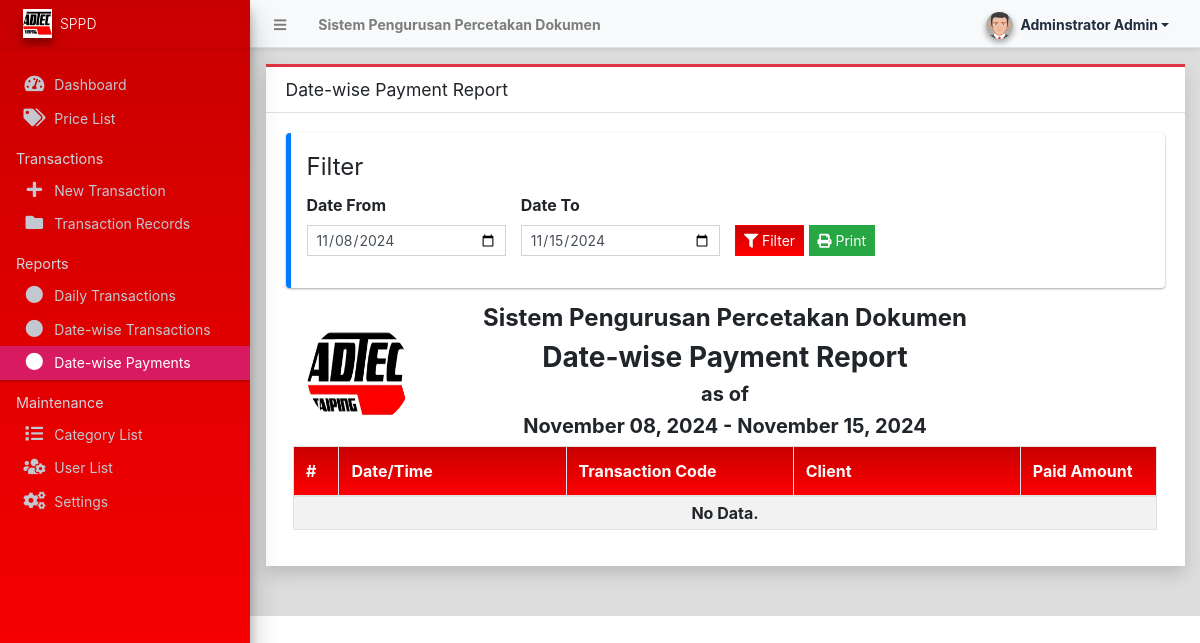
Page /admin/?page=reports/date_wise_payment (signed in) on the earlier database version.
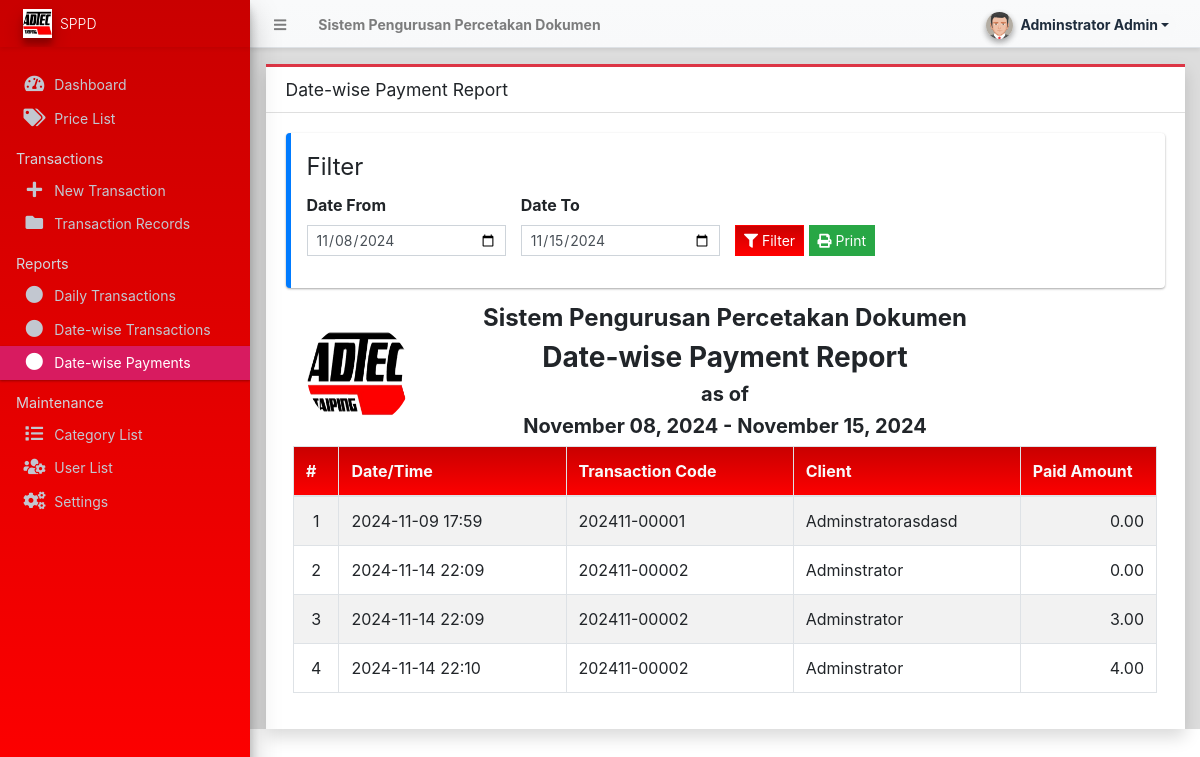
Same page on the later database version.
### tables this page shows
CREATE TABLE IF NOT EXISTS `payment_history` (
  `id` int NOT NULL AUTO_INCREMENT,
  `transaction_id` int NOT NULL,
  `amount` float NOT NULL DEFAULT '0',
  `method` varchar(50) DEFAULT NULL,
  `date_created` datetime NOT NULL DEFAULT CURRENT_TIMESTAMP,
  `date_updated` datetime DEFAULT NULL ON UPDATE CURRENT_TIMESTAMP,
  PRIMARY KEY (`id`),
  KEY `transaction_id` (`transaction_id`)
);

CREATE TABLE IF NOT EXISTS `transaction_list` (
  `id` int NOT NULL AUTO_INCREMENT,
  `code` varchar(100) NOT NULL,
  `user_id` int DEFAULT NULL,
  `client_name` text NOT NULL,
  `client_contact` text NOT NULL,
  `client_address` text NOT NULL,
  `total_amount` float NOT NULL DEFAULT '0',
  `paid_amount` float NOT NULL DEFAULT '0',
  `balance` float NOT NULL DEFAULT '0',
  `payment_status` tinyint(1) NOT NULL DEFAULT '0' COMMENT '0=Unpaid, 1=partially paid, 2= paid',
  `status` tinyint(1) NOT NULL DEFAULT '0' COMMENT '0=pending, 1= On-process, 2= done',
  `date_created` datetime NOT NULL DEFAULT CURRENT_TIMESTAMP,
  `date_updated` datetime DEFAULT NULL ON UPDATE CURRENT_TIMESTAMP,
  PRIMARY KEY (`id`)
);

### config.php (called while the page is built, shortened)
<?php
require_once('classes/DBConnection.php');
require_once('classes/SystemSettings.php');
function validate_image($file){
	if(!empty($file)){
        $ex = explode('?',$file);
        $file = $ex[0];
        $param =  isset($ex[1]) ? '?'.$ex[1]  : '';
		if(is_file(base_app.$file)){
			return base_url.$file.$param;
		}else{
			return base_url.'dist/img/no-image-available.png';
		}
	}else{
		return base_url.'dist/img/no-image-available.png';
	}
}
function isMobileDevice(){
    $aMobileUA = array(
        '/iphone/i' => 'iPhone',
        '/ipod/i' => 'iPod',
        '/ipad/i' => 'iPad',
        '/android/i' => 'Android',
        '/blackberry/i' => 'BlackBerry',
        '/webos/i' => 'Mobile'
    );
    return false;
}
?>

### classes/DBConnection.php (called while the page is built, shortened)
<?php
class DBConnection{
    private $host = DB_SERVER;
    private $username = DB_USERNAME;
    private $password = DB_PASSWORD;
    private $database = DB_NAME;
    public $conn;
    public function __construct(){
        if (!isset($this->conn)) {
            $this->conn = new mysqli($this->host, $this->username, $this->password, $this->database);
        }
    }
}
?>

### classes/SystemSettings.php (called while the page is built, shortened)
<?php
class SystemSettings extends DBConnection{
	function userdata($field = ''){
		if(!empty($field)){
			if(isset($_SESSION['userdata'][$field]))
				return $_SESSION['userdata'][$field];
			else
				return null;
		}else{
			return false;
		}
	}
	function info($field=''){
		if(!empty($field)){
			if(isset($_SESSION['system_info'][$field]))
				return $_SESSION['system_info'][$field];
			else
				return false;
		}else{
			return false;
		}
	}
}
$_settings = new SystemSettings();
?>

### admin/reports/date_wise_payment.php (the view, shortened to what this page needs)
<?php
$from = isset($_GET['from']) ? $_GET['from'] : date("Y-m-d",strtotime(date("Y-m-d")." -1 week"));
$to = isset($_GET['to']) ? $_GET['to'] : date("Y-m-d",strtotime(date("Y-m-d")));
?>
<div class="card card-outline card-red rounded-0 shadow">
	<div class="card-header">
		<h3 class="card-title">Date-wise Payment Report</h3>
	</div>
	<div class="card-body">
		<div class="callout border-primary">
			<fieldset>
				<legend>Filter</legend>
					<form action="" id="filter">
						<div class="row align-items-end">
							<div class="form-group col-md-3">
								<label for="from" class="control-label">Date From</label>
                                <input type="date" name="from" id="from" value="<?= $from ?>" class="form-control form-control-sm rounded-0">
							</div>
							<div class="form-group col-md-3">
								<label for="to" class="control-label">Date To</label>
                                <input type="date" name="to" id="to" value="<?= $to ?>" class="form-control form-control-sm rounded-0">
							</div>
							<div class="form-group col-md-4">
                                <button class="btn btn-primary btn-flat btn-sm"><i class="fa fa-filter"></i> Filter</button>
			                    <button class="btn btn-sm btn-flat btn-success" type="button" id="print"><i class="fa fa-print"></i> Print</button>
							</div>
						</div>
					</form>
			</fieldset>
		</div>
		<div id="outprint">
        <div class="container-fluid">
			<div class="row">
				<div class="col-2 d-flex justify-content-center align-items-center">
					<img src="<?= validate_image($_settings->info('logo')) ?>" class="img-circle" id="sys_logo" alt="System Logo">
				</div>
				<div class="col-8">
					<h4 class="text-center"><b><?= $_settings->info('name') ?></b></h4>
					<h3 class="text-center"><b>Date-wise Payment Report</b></h3>
					<h5 class="text-center"><b>as of</b></h5>
					<h5 class="text-center"><b><?= date("F d, Y", strtotime($from)). " - ".date("F d, Y", strtotime($to)) ?></b></h5>
				</div>
				<div class="col-2"></div>
			</div>
			<table class="table table-bordered table-hover table-striped">
				<colgroup>
					<col width="5%">
					<col width="25%">
					<col width="25%">
					<col width="25%">
					<col width="15%">
				</colgroup>
				<thead>
					<tr class="bg-gradient-red text-light">
						<th>#</th>
						<th>Date/Time</th>
						<th>Transaction Code</th>
						<th>Client</th>
						<th>Paid Amount</th>
					</tr>
				</thead>
				<tbody>
					<?php
						$i = 1;
						$qry = $conn->query("SELECT p.*,t.code, t.client_name from `payment_history` p inner join `transaction_list` t on p.transaction_id = t.id where date(p.date_created) between '{$from}' and '{$to}' order by unix_timestamp(p.date_created) asc ");
						while($row = $qry->fetch_assoc()):
					?>
						<tr>
							<td class="text-center"><?php echo $i++; ?></td>
							<td class=""><?php echo date("Y-m-d H:i",strtotime($row['date_created'])) ?></td>
							<td class=""><p class="m-0"><?php echo $row['code'] ?></p></td>
							<td class=""><p class="m-0"><?php echo $row['client_name'] ?></p></td>
							<td class="text-right"><?= number_format($row['amount'],2) ?></td>
						</tr>
					<?php endwhile; ?>
					<?php if($qry->num_rows <= 0): ?>
						<tr>
							<th class="py-1 text-center" colspan="5">No Data.</th>
						</tr>
					<?php endif; ?>
				</tbody>
			</table>
		</div>
		</div>
	</div>
</div>

### admin/index.php (shortened to what this page needs)
<?php require_once('../config.php'); ?>
 <!DOCTYPE html>
<html lang="en" class="" style="height: auto;">
<?php require_once('inc/header.php') ?>
  <body class="layout-fixed control-sidebar-slide-open layout-navbar-fixed" data-new-gr-c-s-check-loaded="14.991.0" data-gr-ext-installed="" style="height: auto;">
    <div class="wrapper">
     <?php require_once('inc/topBarNav.php') ?>
     <?php require_once('inc/navigation.php') ?>
     <?php $page = isset($_GET['page']) ? $_GET['page'] : 'home';  ?>
      <div class="content-wrapper pt-3" style="min-height: 567.854px;">
        <section class="content ">
          <div class="container-fluid">
            <?php
              if(!file_exists($page.".php") && !is_dir($page)){
                  include '404.html';
              }else{
                if(is_dir($page))
                  include $page.'/index.php';
                else
                  include $page.'.php';
              }
            ?>
          </div>
        </section>
      </div>
      <?php require_once('inc/footer.php') ?>
  </body>
</html>

### admin/inc/header.php (shortened to what this page needs)
<head>
    <link rel="stylesheet" href="<?php echo base_url ?>plugins/fontawesome-free/css/all.min.css">
    <link rel="stylesheet" href="<?php echo base_url ?>plugins/tempusdominus-bootstrap-4/css/tempusdominus-bootstrap-4.min.css">
  <link rel="stylesheet" href="<?php echo base_url ?>plugins/datatables-bs4/css/dataTables.bootstrap4.min.css">
  <link rel="stylesheet" href="<?php echo base_url ?>plugins/datatables-responsive/css/responsive.bootstrap4.min.css">
  <link rel="stylesheet" href="<?php echo base_url ?>plugins/datatables-buttons/css/buttons.bootstrap4.min.css">
  <link rel="stylesheet" href="<?php echo base_url ?>plugins/select2/css/select2.min.css">
  <link rel="stylesheet" href="<?php echo base_url ?>plugins/select2-bootstrap4-theme/select2-bootstrap4.min.css">
    <link rel="stylesheet" href="<?php echo base_url ?>plugins/icheck-bootstrap/icheck-bootstrap.min.css">
    <link rel="stylesheet" href="<?php echo base_url ?>plugins/jqvmap/jqvmap.min.css">
    <link rel="stylesheet" href="<?php echo base_url ?>plugins/fullcalendar/main.css">
    <link rel="stylesheet" href="<?php echo base_url ?>dist/css/adminlte.css">
    <link rel="stylesheet" href="<?php echo base_url ?>dist/css/custom.css">
    <link rel="stylesheet" href="<?php echo base_url ?>plugins/overlayScrollbars/css/OverlayScrollbars.min.css">
    <link rel="stylesheet" href="<?php echo base_url ?>plugins/daterangepicker/daterangepicker.css">
    <link rel="stylesheet" href="<?php echo base_url ?>plugins/summernote/summernote-bs4.min.css">
  <link rel="stylesheet" href="<?php echo base_url ?>plugins/sweetalert2-theme-bootstrap-4/bootstrap-4.min.css">
  </head>

### admin/inc/topBarNav.php (shortened to what this page needs)
<nav class="main-header navbar navbar-expand navbar-light border-top-0  border-left-0 border-right-0 text-sm shadow-sm bg-gradient-light">
  <ul class="navbar-nav">
    <li class="nav-item">
    <a class="nav-link" data-widget="pushmenu" href="#" role="button"><i class="fas fa-bars"></i></a>
    </li>
    <li class="nav-item d-none d-sm-inline-block">
      <a href="<?php echo base_url ?>" class="nav-link"><b><?php echo (!isMobileDevice()) ? $_settings->info('name'):$_settings->info('short_name'); ?></b></a>
    </li>
  </ul>
  <ul class="navbar-nav ml-auto">
    <li class="nav-item">
      <div class="btn-group nav-link">
            <button type="button" class="btn btn-rounded badge badge-light dropdown-toggle dropdown-icon" data-toggle="dropdown">
              <span><img src="<?php echo validate_image($_settings->userdata('avatar')) ?>" class="img-circle elevation-2 user-img" alt="User Image"></span>
              <span class="ml-3"><?php echo ucwords($_settings->userdata('firstname').' '.$_settings->userdata('lastname')) ?></span>
            </button>
        </div>
    </li>
  </ul>
</nav>

### admin/inc/navigation.php (shortened to what this page needs)
<aside class="main-sidebar sidebar-dark-maroon elevation-4 sidebar-no-expand bg-gradient-red">
  <a href="<?php echo base_url ?>admin" class="brand-link bg-transparent text-sm border-0 shadow-sm">
  <img src="<?php echo validate_image($_settings->info('logo'))?>" alt="Store Logo" class="brand-image elevation-3 bg-white" style="width: 1.8rem;height: 1.8rem;max-height: unset;object-fit:scale-down;object-position:center center">
  <span class="brand-text font-weight-light"><?php echo $_settings->info('short_name') ?></span>
  </a>
  <div class="sidebar os-host os-theme-light os-host-overflow os-host-overflow-y os-host-resize-disabled os-host-transition os-host-scrollbar-horizontal-hidden">
    <div class="os-content-glue" style="margin: 0px -8px; width: 249px; height: 646px;"></div>
    <div class="os-padding">
      <div class="os-viewport os-viewport-native-scrollbars-invisible" style="overflow-y: scroll;">
        <div class="os-content" style="padding: 0px 8px; height: 100%; width: 100%;">
          <nav class="mt-4">
             <ul class="nav nav-pills nav-sidebar flex-column text-sm nav-compact nav-flat nav-child-indent nav-collapse-hide-child" data-widget="treeview" role="menu" data-accordion="false">
              <li class="nav-item dropdown">
                <a href="./" class="nav-link nav-home">
                  <i class="nav-icon fas fa-tachometer-alt"></i>
                  <p>
                    Dashboard
                  </p>
                </a>
              </li>
              <li class="nav-item">
                <a href="<?php echo base_url ?>admin/?page=prices" class="nav-link nav-prices">
                  <i class="nav-icon fas fa-tags"></i>
                  <p>
                    Price List
                  </p>
                </a>
              </li>
              <li class="nav-header">Transactions</li>
              <li class="nav-item dropdown">
                <a href="<?php echo base_url ?>admin/?page=transactions/manage_transaction" class="nav-link nav-transactions_manage_transaction">
                  <i class="nav-icon fas fa-plus"></i>
                  <p>
                    New Transaction
                  </p>
                </a>
              </li>
              <li class="nav-item">
                <a href="<?php echo base_url ?>admin/?page=transactions" class="nav-link nav-transactions">
                  <i class="nav-icon fas fa-folder"></i>
                  <p>
                    Transaction Records
                  </p>
                </a>
              </li>
              <?php if($_settings->userdata('type') == 1): ?>
              <li class="nav-header">Reports</li>
                <li class="nav-item dropdown">
                  <a href="<?php echo base_url ?>admin/?page=reports/daily_transaction" class="nav-link nav-reports_daily_transaction">
                    <i class="nav-icon fas fa-circle"></i>
                    <p>
                      Daily Transactions
                    </p>
                  </a>
                </li>
                <li class="nav-item dropdown">
                  <a href="<?php echo base_url ?>admin/?page=reports/date_wise_transaction" class="nav-link nav-reports_date_wise_transaction">
                    <i class="nav-icon fas fa-circle"></i>
                    <p>
                      Date-wise Transactions
                    </p>
                  </a>
                </li>
                <li class="nav-item dropdown">
                  <a href="<?php echo base_url ?>admin/?page=reports/date_wise_payment" class="nav-link nav-reports_date_wise_payment">
                    <i class="nav-icon fas fa-circle"></i>
                    <p>
                      Date-wise Payments
                    </p>
                  </a>
                </li>
              <li class="nav-header">Maintenance</li>
              <li class="nav-item dropdown">
                <a href="<?php echo base_url ?>admin/?page=categories" class="nav-link nav-categories">
                  <i class="nav-icon fas fa-list"></i>
                  <p>
                   Category List
                  </p>
                </a>
              </li>
              <li class="nav-item dropdown">
                <a href="<?php echo base_url ?>admin/?page=user/list" class="nav-link nav-user_list">
                  <i class="nav-icon fas fa-users-cog"></i>
                  <p>
                    User List
                  </p>
                </a>
              </li>
              <li class="nav-item dropdown">
                <a href="<?php echo base_url ?>admin/?page=system_info" class="nav-link nav-system_info">
                  <i class="nav-icon fas fa-cogs"></i>
                  <p>
                    Settings
                  </p>
                </a>
              </li>
              <?php endif; ?>
            </ul>
          </nav>
        </div>
      </div>
    </div>
  </div>
</aside>

### admin/inc/footer.php (shortened to what this page needs)
</div>

### admin/inc/topBarNav.php (style rules this page uses)
.user-img { position: absolute; height: 27px; width: 27px; object-fit: cover; left: -7%; top: -12%; }
.btn-rounded { border-radius: 50px; }

### admin/reports/date_wise_payment.php (style rules this page uses)
#sys_logo { object-fit:cover; object-position:center center; width: 6.5em; height: 6.5em; }

Differences in the rows shown:
added payment_history: date_created "2024-11-09 17:59", transaction.code "202411-00001", transaction.client_name "Adminstratorasdasd", amount "0.00"
added payment_history: date_created "2024-11-14 22:09", transaction.code "202411-00002", transaction.client_name "Adminstrator", amount "0.00"
added payment_history: date_created "2024-11-14 22:09", transaction.code "202411-00002", transaction.client_name "Adminstrator", amount "3.00"
added payment_history: date_created "2024-11-14 22:10", transaction.code "202411-00002", transaction.client_name "Adminstrator", amount "4.00"
Other differences:
text no longer shown: "No Data."
